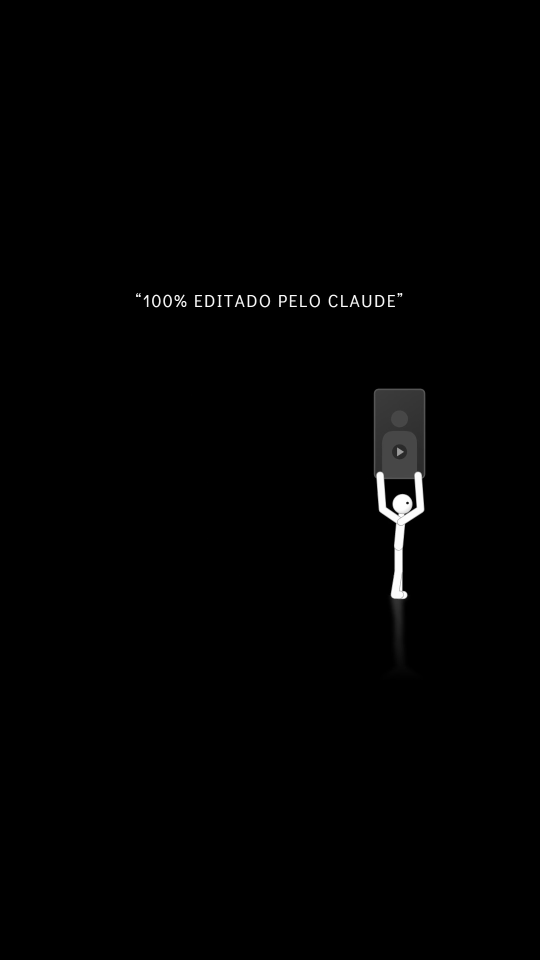
#> input picture frame 56 of sistema/modelos/ilustrations01/referencia/original.mp4, 1080 x 1920 px, given in place of fala.mp4, which was not available (shown at 1/2 size)
$ python cor.py
#> lines starting #> are read from the running program, lines starting #| are printed output that depends on the picture
"""A cor do destaque, escolhida contra o fundo da gravação (corte-palestra.md, seção 4).

Mede o fundo de public/fala.mp4 (faixa de cima e as laterais, onde a pessoa não está) e a região da legenda, e sugere a
COR do destaque colorido: a matiz oposta à do fundo, na luz e na saturação do azul medido na ref1 (#4562AF contra LED
vermelho). Confere o contraste do branco e da cor sugerida com a região da legenda. A cor é opção do usuário (G31): isto
só sugere; quem decide escreve em COR no src/Corte.tsx.
uso (na pasta do vídeo): ../../.venv/Scripts/python.exe scripts/cor.py
"""
import colorsys, math, sys
from pathlib import Path

import cv2
import numpy as np

sys.stdout.reconfigure(encoding='utf-8')
AQUI = Path(__file__).resolve().parent.parent
cap = cv2.VideoCapture(str(AQUI / 'public' / 'fala.mp4'))
n = int(cap.get(cv2.CAP_PROP_FRAME_COUNT))
if n <= 0:
    sys.exit('não consegui ler public/fala.mp4 (rode scripts/recortar.py antes).')
fundo, leg = [], []
for k in range(8):
    cap.set(cv2.CAP_PROP_POS_FRAMES, int((k + 0.5) * n / 8))
    ok, q = cap.read()
    if not ok:
        continue
    q = cv2.resize(q, (1080, 1920))[:, :, ::-1].astype(np.float32) / 255  # RGB
    fundo += [q[0:420].reshape(-1, 3), q[480:1340, 0:160].reshape(-1, 3), q[480:1340, 920:].reshape(-1, 3)]
    leg.append(q[1150:1450, 60:940].reshape(-1, 3))
#> this loop made 8 passes
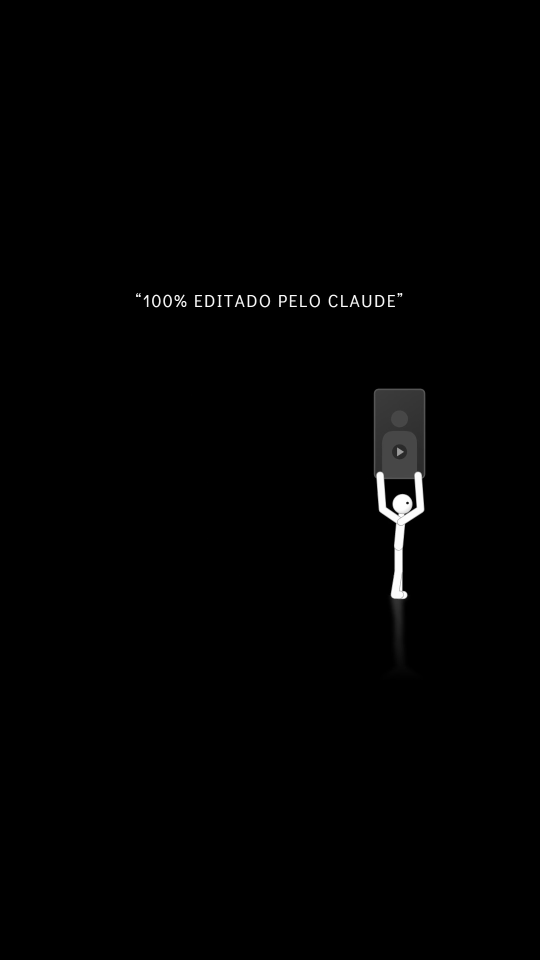
#> input picture frame 56 of sistema/modelos/ilustrations01/referencia/original.mp4, 1080 x 1920 px, given in place of fala.mp4, which was not available (shown at 1/2 size)
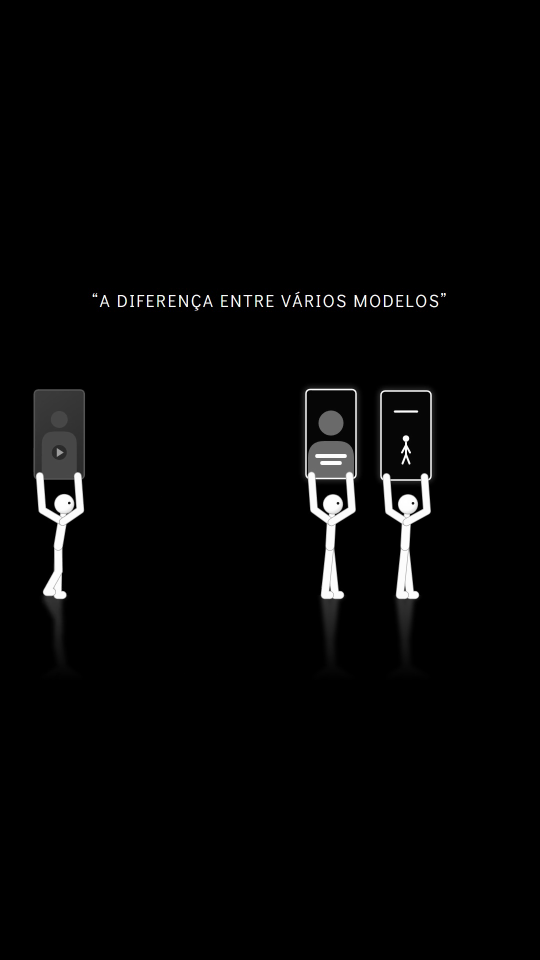
#> input picture frame 170 of sistema/modelos/ilustrations01/referencia/original.mp4, 1080 x 1920 px, given in place of fala.mp4, which was not available (shown at 1/2 size)
#> pass 3, `ok, q = cap.read()`:
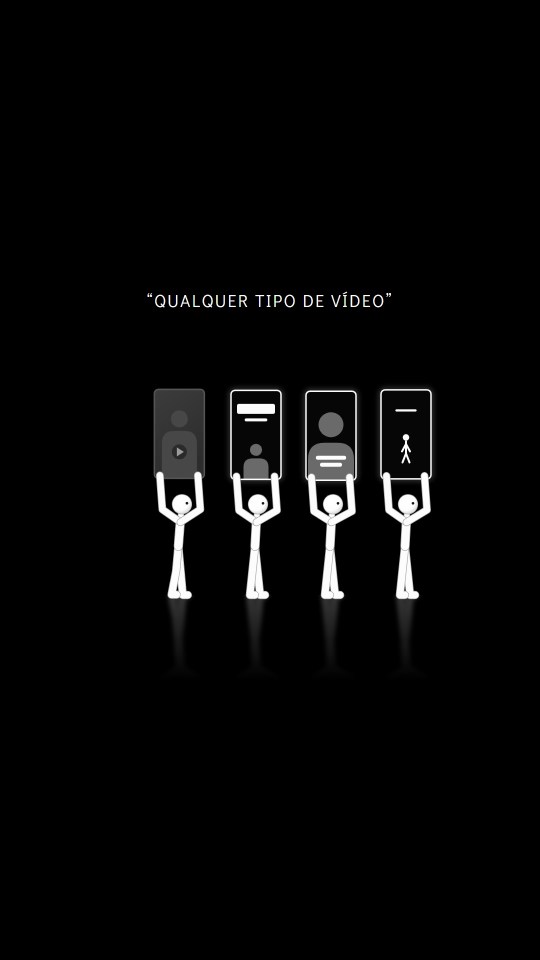
#> q: shape (1920, 1080, 3) (shown at 1/2 size); mean B, G, R 6.9, 6.9, 6.9
#> after the loop:
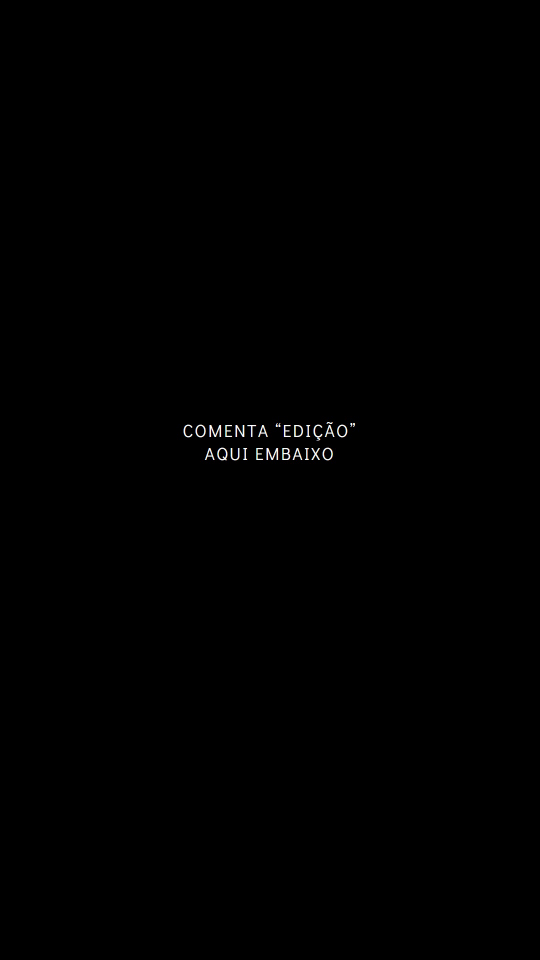
#> q: shape (1920, 1080, 3) float32 (shown at 1/2 size); mean R, G, B 0.00191, 0.00189, 0.00192
#> after the loop, fundo = 24 items; leg = 8 items
cap.release()
F, L = np.concatenate(fundo), np.concatenate(leg)


def lum(c):
    c = np.where(c <= 0.03928, c / 12.92, ((c + 0.055) / 1.055) ** 2.4)
    return 0.2126 * c[..., 0] + 0.7152 * c[..., 1] + 0.0722 * c[..., 2]


def contraste(a, b):
    a, b = max(a, b), min(a, b)
    return (a + 0.05) / (b + 0.05)


hls = np.array([colorsys.rgb_to_hls(*p) for p in F[:: max(1, len(F) // 20000)]])
peso = hls[:, 2]  # matiz média circular, pesada pela saturação
ang = hls[:, 0] * 2 * math.pi
mh = (math.degrees(math.atan2((np.sin(ang) * peso).sum(), (np.cos(ang) * peso).sum())) + 360) % 360
#> mh = 127.6
ms, ml = float(np.median(hls[:, 2])), float(np.median(hls[:, 1]))
#> ms = 0; ml = 0
hexd = lambda rgb: '#' + ''.join(f'{int(round(v * 255)):02X}' for v in rgb)
print(f'fundo: matiz {mh:.0f}°, saturação {ms:.2f}, luz {ml:.2f} (média {hexd(F.mean(0))})')
#| fundo: matiz 128°, saturação 0.00, luz 0.00 (média #020202)
lL = float(np.median(lum(L)))
#> lL = 0
print(f'região da legenda (y 1150-1450): luminância mediana {lL:.2f}; contraste do branco {contraste(1.0, lL):.1f}:1')
#> in contraste, `a, b = max(a, b), min(a, b)`: a = 1; b = 0
#| região da legenda (y 1150-1450): luminância mediana 0.00; contraste do branco 21.0:1

oposta = (mh + 180) % 360
#> oposta = 307.6
s, l = 0.43, 0.48  # a saturação e a luz do azul da ref1
if ms < 0.12:
    print('fundo quase sem cor: qualquer matiz contrasta; a sugestão é o azul da ref1 (matiz 222°).')
    oposta = 222
cor = colorsys.hls_to_rgb(oposta / 360, l, s)
# contraste mínimo de 4,5:1 com a região da legenda (a serifa itálica é de traço fino); se faltar, clareia ou escurece
while contraste(float(lum(np.array(cor))), lL) < 4.5 and 0.2 < l < 0.85:
    l += 0.04 if lL < 0.4 else -0.04
    cor = colorsys.hls_to_rgb(oposta / 360, l, s)
#> this loop made 2 passes
#> (l, cor) on passes 1 to 2: (0.52, (0.314, 0.437, 0.726)), (0.56, (0.371, 0.484, 0.749))
#> after the loop, l = 0.56
print(f'sugestão de COR: {hexd(cor)} (matiz {oposta:.0f}°, oposta ao fundo); contraste {contraste(float(lum(np.array(cor))), lL):.1f}:1')
#| sugestão de COR: #5F7CBF (matiz 222°, oposta ao fundo); contraste 5.1:1
if contraste(1.0, lL) < 3:
    print('ATENÇÃO: o branco lê mal aqui (fundo claro atrás da legenda). Avise o usuário: a gravação pede outra posição'
          ' (Y_CENTRO sobre a roupa escura) ou a cor do texto como opção dele (G31).')
if 180 <= mh <= 260 and ms >= 0.12:
    print('fundo frio (azul): a ref2 deixa o destaque branco nesse caso; as duas saídas valem, a escolha é do usuário.')

$ run again, starting later in the video
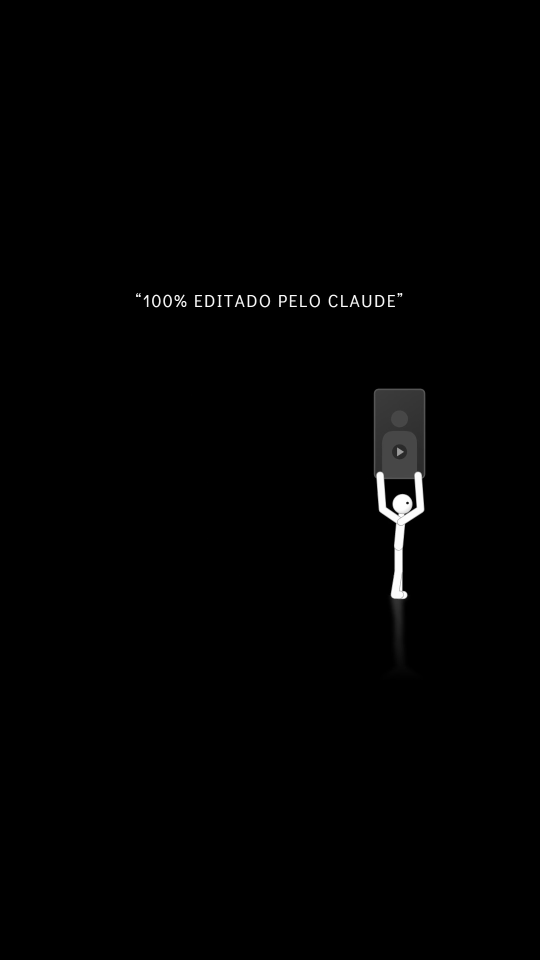
#> input picture frame 56 of sistema/modelos/ilustrations01/referencia/original.mp4, 1080 x 1920 px, given in place of fala.mp4, which was not available (shown at 1/2 size)
#> the loop `for k in range(8):` made 8 passes
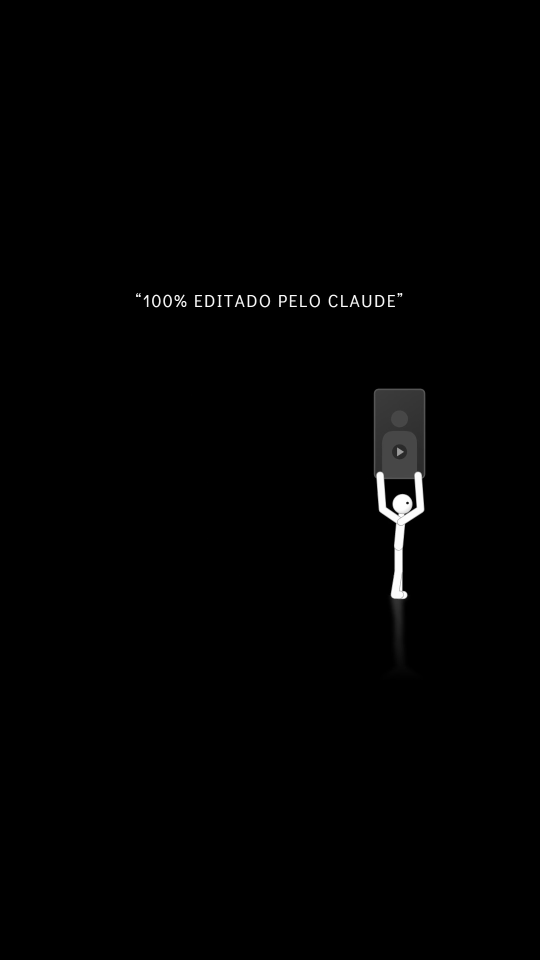
#> input picture frame 56 of sistema/modelos/ilustrations01/referencia/original.mp4, 1080 x 1920 px, given in place of fala.mp4, which was not available (shown at 1/2 size)
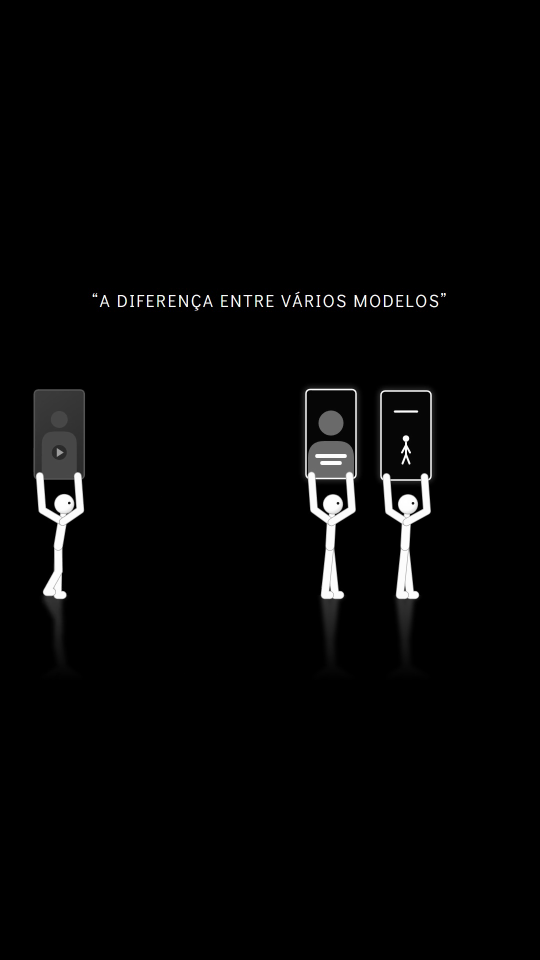
#> input picture frame 170 of sistema/modelos/ilustrations01/referencia/original.mp4, 1080 x 1920 px, given in place of fala.mp4, which was not available (shown at 1/2 size)
#> after the loop `for k in range(8):`: fundo = 24 items; leg = 8 items
#> mh = 127.6
#> ms = 0
#| fundo: matiz 128°, saturação 0.00, luz 0.00 (média #020202)
#> a = 1; b = 0
#| região da legenda (y 1150-1450): luminância mediana 0.00; contraste do branco 21.0:1
#> oposta = 307.6
#> the loop `while contraste(float(lum(np.array(cor))), lL) < 4.5 and 0.2 < l < 0.85:` made 2 passes
#> (l, cor) on passes 1 to 2: (0.52, (0.314, 0.437, 0.726)), (0.56, (0.371, 0.484, 0.749))
#> after the loop `while contraste(float(lum(np.array(cor))), lL) < 4.5 and 0.2 < l < 0.85:`: l = 0.56
#| sugestão de COR: #5F7CBF (matiz 222°, oposta ao fundo); contraste 5.1:1

$ run again, starting later in the video
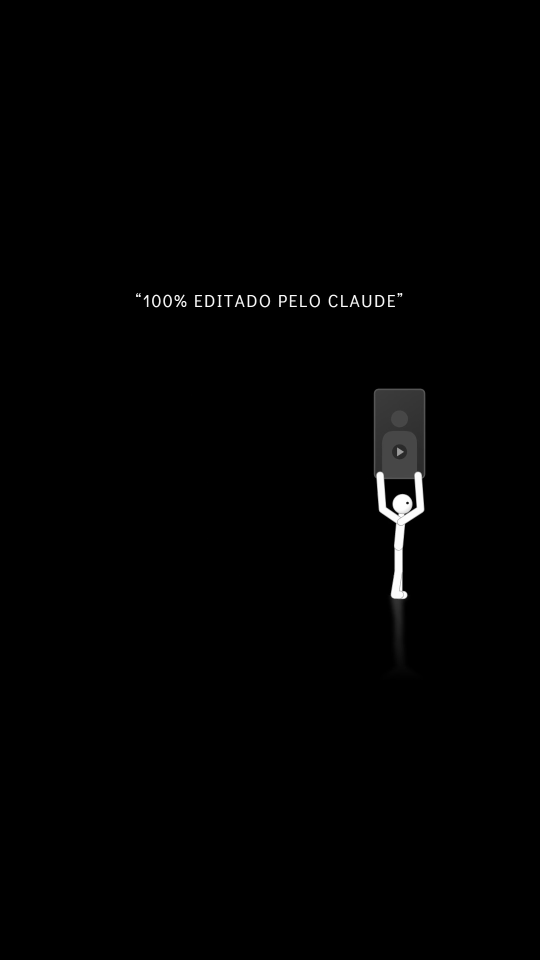
#> input picture frame 56 of sistema/modelos/ilustrations01/referencia/original.mp4, 1080 x 1920 px, given in place of fala.mp4, which was not available (shown at 1/2 size)
#> the loop `for k in range(8):` made 8 passes
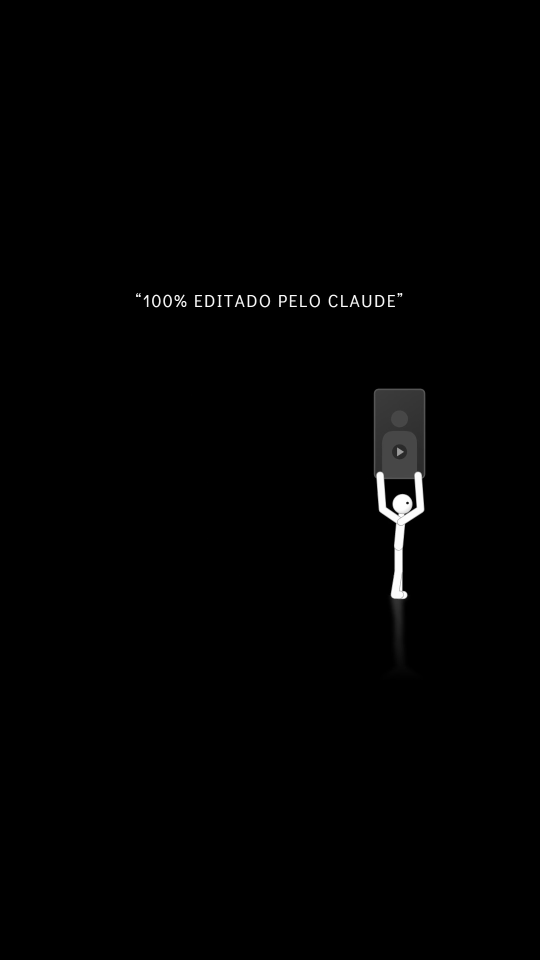
#> input picture frame 56 of sistema/modelos/ilustrations01/referencia/original.mp4, 1080 x 1920 px, given in place of fala.mp4, which was not available (shown at 1/2 size)
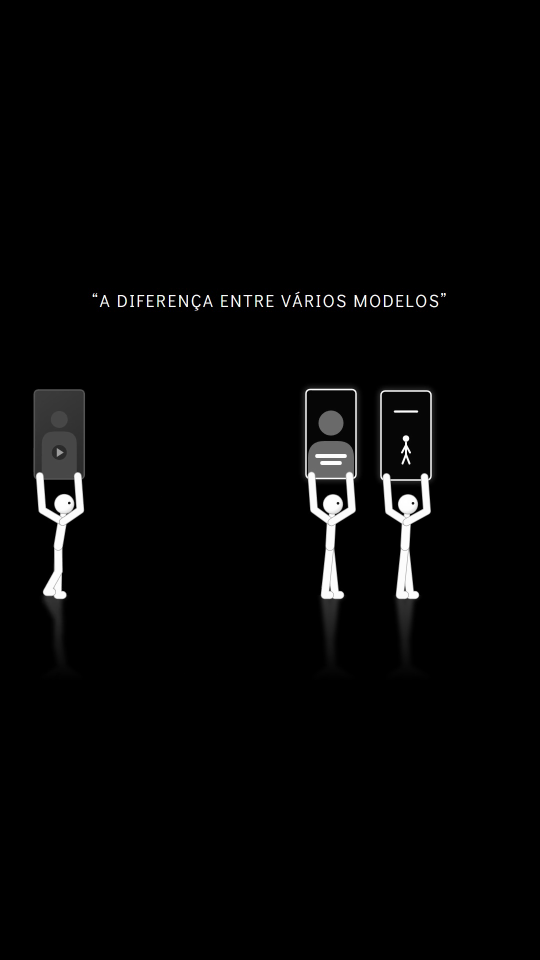
#> input picture frame 170 of sistema/modelos/ilustrations01/referencia/original.mp4, 1080 x 1920 px, given in place of fala.mp4, which was not available (shown at 1/2 size)
#> after the loop `for k in range(8):`: fundo = 24 items; leg = 8 items
#> mh = 127.6
#> ms = 0
#| fundo: matiz 128°, saturação 0.00, luz 0.00 (média #020202)
#> a = 1; b = 0
#| região da legenda (y 1150-1450): luminância mediana 0.00; contraste do branco 21.0:1
#> oposta = 307.6
#> the loop `while contraste(float(lum(np.array(cor))), lL) < 4.5 and 0.2 < l < 0.85:` made 2 passes
#> (l, cor) on passes 1 to 2: (0.52, (0.314, 0.437, 0.726)), (0.56, (0.371, 0.484, 0.749))
#> after the loop `while contraste(float(lum(np.array(cor))), lL) < 4.5 and 0.2 < l < 0.85:`: l = 0.56
#| sugestão de COR: #5F7CBF (matiz 222°, oposta ao fundo); contraste 5.1:1
